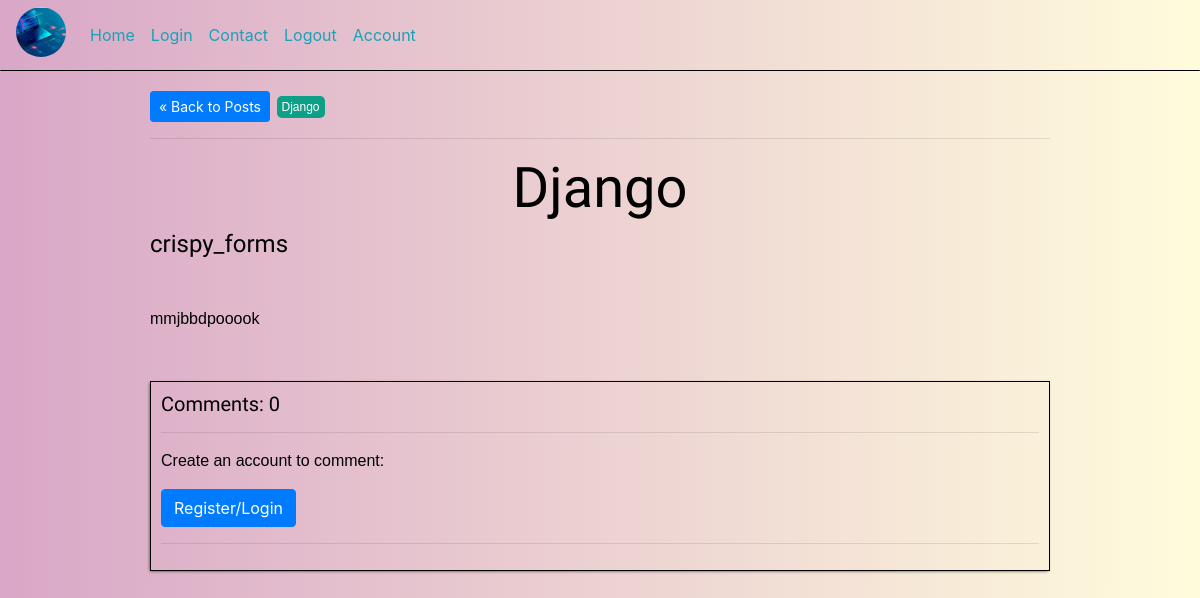
Page /post/django/ on the earlier database version.
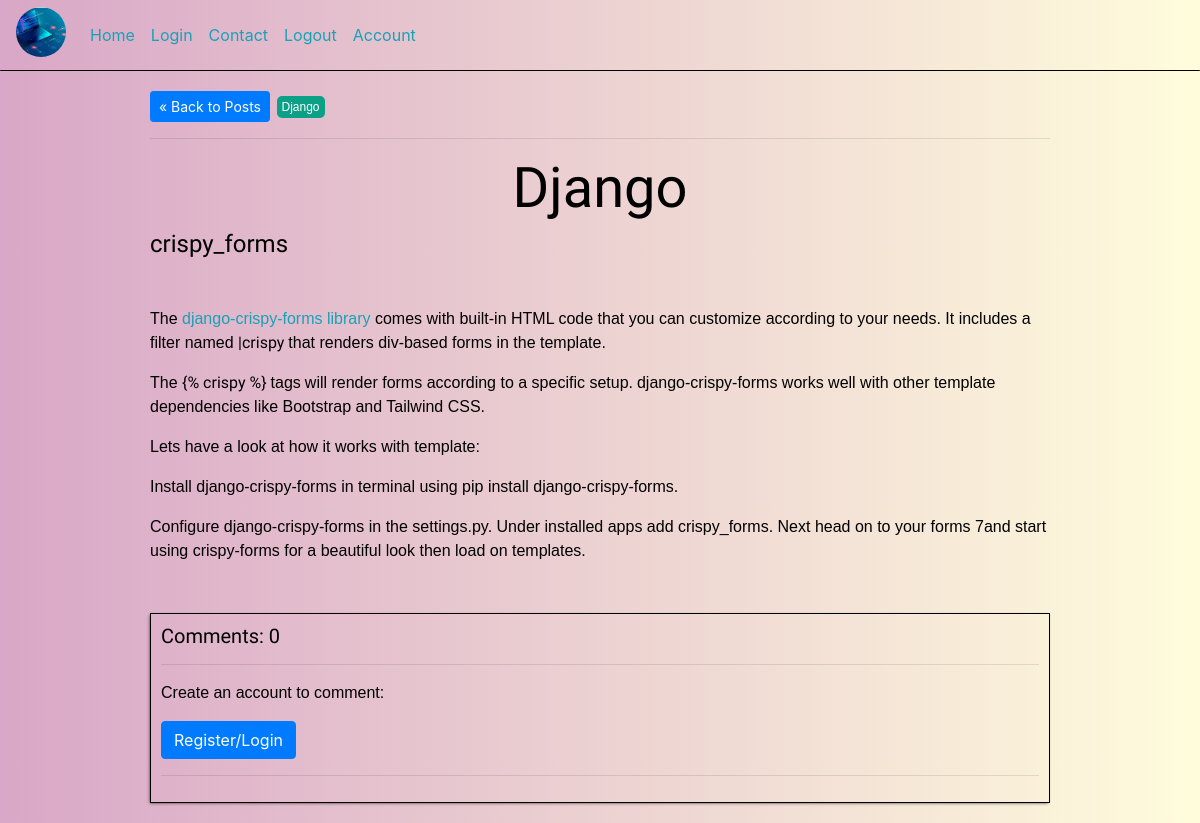
Same page on the later database version.
### base/models.py (models this page shows, shortened)
class Tag(models.Model):
	name = models.CharField(max_length=200)
	def __str__(self):
		return self.name

class Post(models.Model):
	headline = models.CharField(max_length=200)
	sub_headline = models.CharField(max_length=200, null=True, blank=True)
	body = RichTextUploadingField(null=True, blank=True)
	created = models.DateTimeField(auto_now_add=True)
	active = models.BooleanField(default=False)
	featured = models.BooleanField(default=False)
	tags = models.ManyToManyField(Tag)
	slug = models.SlugField(null=True, blank=True)

### base/views.py (the view, shortened to what this page needs)
# urls.py: path('post/<slug:slug>/', views.post, name="post"),
def post(request, slug):
	post = Post.objects.get(slug=slug)
	context = {'post':post}
	return render(request, 'base/post.html', context)

### base/templates/base/post.html (shortened to what this page needs)
{% extends 'base/main.html' %}
{% load static %}
{% block content %}
<div class="post-container">
	<a class="btn btn-sm btn-primary" href="{% url 'posts' %}">&laquo Back to Posts</a>
	{% for tag in post.tags.all %}
		<span class="tag">{{tag}}</span>
	{% endfor %}
	<hr>
	<h1>{{post.headline}}</h1>
	<h4>{{post.sub_headline}}</h4>
	<br>
	<p>{{post.body|safe}}</p>
	<div class="comments-wrapper">
		<h5>Comments: {{post.postcomment_set.all.count}}</h5>
		<hr>
		{% if request.user.is_authenticated %}
		<form action="" method="POST">
			{% csrf_token %}
			<textarea required class="form-control" placeholder="Leave a comment..." name="comment"></textarea>
			<br>
			<input class="btn btn-info" type="submit" value="Submit">
		</form>
		{% else %}
			<p>Create an account to comment:</p>
			<a class="btn btn-primary" href="{% url 'register' %}">Register/Login</a>
		{% endif %}
		<hr>
	</div>
</div>
{% endblock content %}

### base/templates/base/main.html (shortened to what this page needs)
{% load static %}
<!DOCTYPE html>
<html>
<head>
	<link rel="stylesheet" href="https://maxcdn.bootstrapcdn.com/bootstrap/4.0.0/css/bootstrap.min.css">
	<link rel="stylesheet" type="text/css" href="{% static 'css/default.css' %}">
</head>
<body>
	{% include 'base/navbar.html' %}
	{% block content %}
	{% endblock content %}
</body>
</html>

### base/templates/base/navbar.html (shortened to what this page needs)
{% load static %}
<nav class="navbar navbar-expand-lg">
	<a class="navbar-brand" href="#">
	<img class="logo" src="{% static 'css/images/logo.png' %}" alt="" height="80px" width="80px"></a>
	<div class="collapse navbar-collapse" id="navbarNav">
	  <div class="navbar-nav">
		<a class="nav-item nav-link active" href="#">Home <span class="sr-only">(current)</span></a>
        <a class="nav-item nav-link" href="{% url 'login' %}">Login</a>
		<a class="nav-item nav-link" href="{% url 'contact' %}">Contact</a>
		<a class="nav-item nav-link" href="{% url 'logout' %}">Logout</a>
        <a class="nav-item nav-link" href="{% url 'account' %}">Account</a>
	</div>
  </nav>
<div class="nav-wrapper">
</div>

### static/css/default.css (style rules this page uses)
:root { --mainColor:#18c8ce; --secondaryColor:rgb(36, 209, 186); --borderColor:black; --mainText:black; --secondaryText:black; --themeDotBorder:#24292e; --previewBg: blue; --previewShadow:#13d5db; --buttonColor:rgb(17, 145, 219); }
html, body { padding: 0; margin: 0; scroll-behavior: smooth; }
body * { transition: 0.3s; }
h1, h2, h3, h4, h5, h6, strong { color: var(--mainText); font-family: 'Russo One', sans-serif; font-weight: 200; }
p, li, span, label, input, textarea { color: var(--secondaryText); font-family: sans-serif; }
a { text-decoration: none; color:#17a2b8; }
h1 { font-size: 56px; }
h4 { font-size: 24px; }
h5 { font-size: 20px; }
.nav-wrapper { border-radius:5px 5px 0 0; grid-area:nav-wrapper; border-bottom: 1px solid var(--borderColor); display: flex; justify-content: space-between; align-items: flex-end; background-color: #FC6058; }
.logo { height: 50px; width: 50px; display: flex; border-radius: 50%; overflow: hidden; margin-top: -6px }
h1 { text-align: center }
body { background: linear-gradient(to right, #d9a7c7, #fffcdc) }
.tag { display:inline-block; color:#fff; background-color: rgb(12, 160, 135); border-radius: 5px; margin: 2px; padding: 2px 5px; font-size: 12px; }

### base/templates/base/post.html (style rules this page uses)
img { max-width: 100%; object-fit: cover; }
.post-container { width: 900px; margin: 0 auto; padding-top: 20px; padding-bottom: 20px; }
.comments-wrapper { margin-top: 50px; padding: 10px; border:1px solid var(--borderColor); -webkit-box-shadow: -1px 1px 3px -1px rgba(0,0,0,0.75); -moz-box-shadow: -1px 1px 3px -1px rgba(0,0,0,0.75); box-shadow: -1px 1px 3px -1px rgba(0,0,0,0.75); }

Differences in the rows shown:
changed Post "Django": body "mmjbbdpooook" → "The django-crispy-forms library comes with built-in HTML code that you can customize according to your needs. It includes a filter named |crispy that renders div-based forms in the template. The {% crispy %} tags will render forms according to a specific setup. django-crispy-forms works well with other template dependencies like Bootstrap and Tailwind CSS. Lets have a look at how it works with template: Install django-crispy-forms in terminal using pip install django-crispy-forms. Configure django-crispy-forms in the settings.py. Under installed apps add crispy_forms. Next head on to your forms 7and start using crispy-forms for a beautiful look then load on templates."
